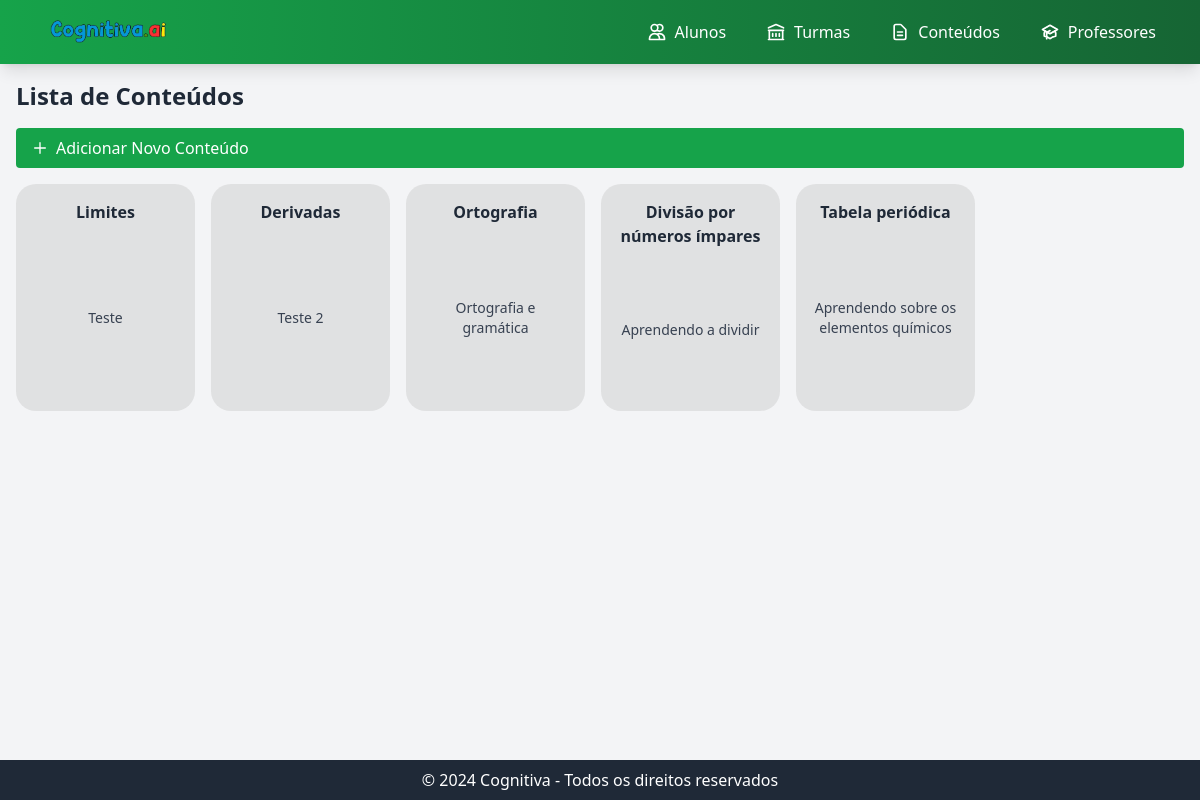
The app's page /content/ with its own data.
### app/models.py (models this page shows, shortened)
class Content(models.Model):
    title = models.CharField(max_length=100)
    classroom = models.ForeignKey(Classroom, on_delete=models.CASCADE, related_name='contents', default=1)  # exemplo com id da sala de aula padrão
    description = models.TextField()

### app/views.py (the view)
# urls.py: path('content/', views.list_content, name='list_content'),  # Nova URL para listar conteúdos
def list_content(request):
    contents = Content.objects.all()
    return render(request, 'list_content.html', {'contents': contents})

### app/templates/list_content.html
{% extends 'base.html' %}
{% block content %}
    <h2 class="text-2xl font-semibold mb-4">Lista de Conteúdos</h2>
    <a href="{% url 'add_content' %}" class="inline-block bg-green-600 text-white px-4 py-2 rounded hover:bg-green-800 mb-4 flex items-center">
        <svg class="w-4 h-4 mr-2" fill="none" stroke="currentColor" viewBox="0 0 24 24" xmlns="http://www.w3.org/2000/svg">
            <path stroke-linecap="round" stroke-linejoin="round" stroke-width="2" d="M12 4v16m8-8H4"></path>
        </svg>
        Adicionar Novo Conteúdo
    </a>
    <div class="flex flex-wrap gap-4">
        {% for content in contents %}
            <div class="flex flex-col p-4 "
                 style="width: 179px; height: 227px; flex-shrink: 0; border-radius: 20px; background: rgba(196, 196, 196, 0.40);">
                <h3 class="text-base font-semibold text-center mb-4">{{ content.title }}</h3>
                <div class="flex-grow flex items-center justify-center">
                    <p class="text-sm text-gray-700 text-center">{{ content.description }}</p>
                </div>
            </div>
        {% endfor %}
    </div>
{% endblock %}

### records on screen
Content: title "Limites", description "Teste"
Content: title "Derivadas", description "Teste 2"
Content: title "Ortografia", description "Ortografia e gramática"
Content: title "Divisão por números ímpares", description "Aprendendo a dividir"
Content: title "Tabela periódica", description "Aprendendo sobre os elementos químicos"
